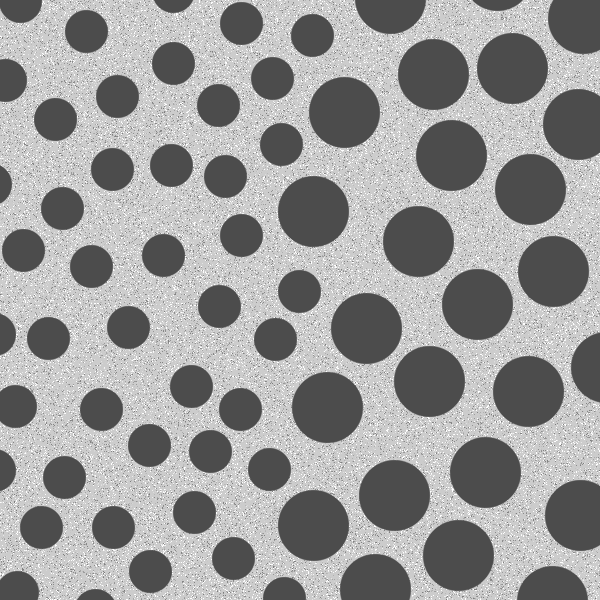
%> input picture Lab4-Morphology-main/assets/blobs.tif, 600 x 600 px
$ octave Task3.m   (GNU Octave 9; MATLAB toolbox functions it lacks are replaced by stand-ins)
%> lines starting %> are read from the running program, lines starting %| are printed output that depends on the picture; in (x1, y1, x2, y2) boxes, pixels count from 0 and x2, y2 are one past the last pixel; in counts of white or black regions, pixels touching at a corner belong together; the program's own positions count from 1
I = imread('assets/blobs.tif');
%> I is the input picture: size 600x600 uint8; min 76, max 255, mean 153.6
I = imcomplement(I);
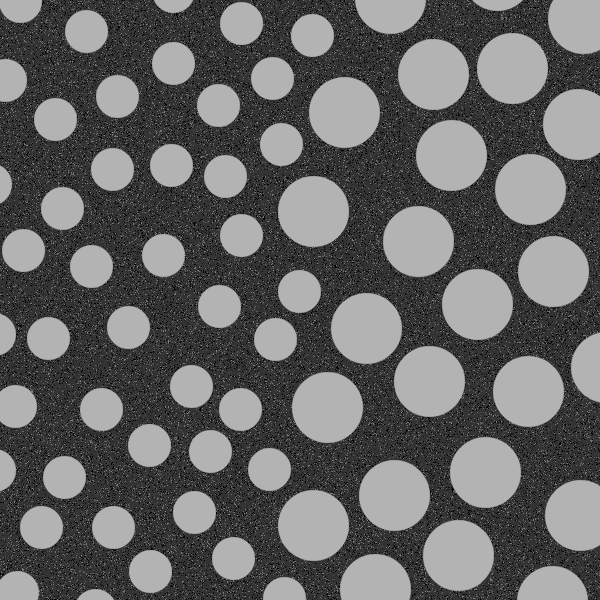
%> I: size 600x600 uint8; min 0, max 179, mean 101.4
level = graythresh(I);
%> level = 0.439
BW = imbinarize(I, level);
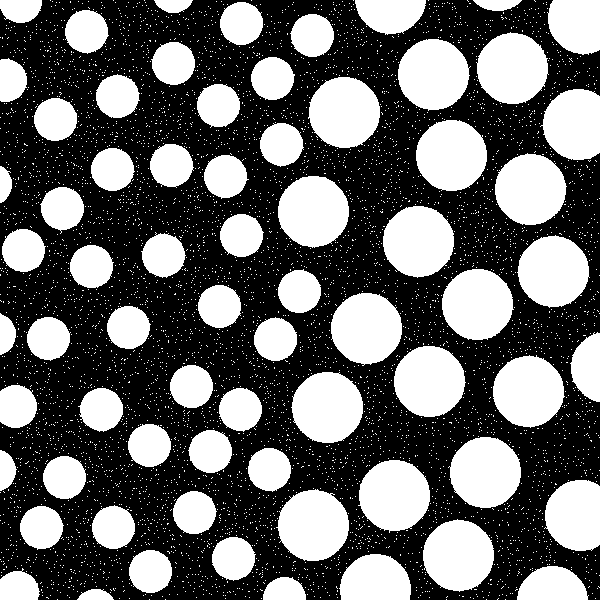
%> BW: size 600x600 logical; 41% white; 5794 white regions (5725 under 20 px), largest, box (x1, y1, x2, y2) and area: (276, 489, 349, 561) 3970, (291, 372, 363, 443) 3966, (476, 32, 549, 104) 3964

w_gauss = fspecial('Gaussian', [5,5], 1.5);
g_gauss = imfilter(BW, w_gauss, 0);
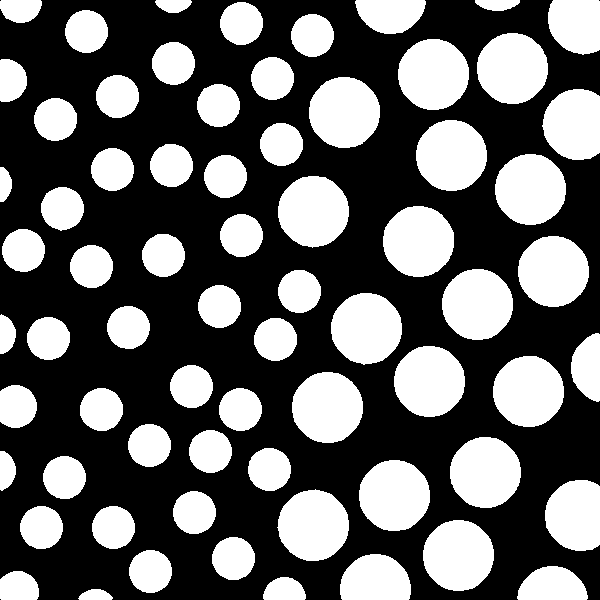
%> g_gauss: size 600x600 logical; 39.2% white; 69 white regions, largest, box (x1, y1, x2, y2) and area: (277, 489, 349, 561) 3964, (383, 206, 454, 277) 3962, (477, 33, 548, 104) 3961
SE = strel("disk", 1);

fe = imerode(BW, SE);
%> fe: size 600x600 logical; 36.7% white; 69 white regions, largest, box (x1, y1, x2, y2) and area: (494, 356, 564, 427) 3761, (332, 294, 401, 364) 3760, (279, 177, 348, 247) 3759
fd = imdilate(fe, SE);
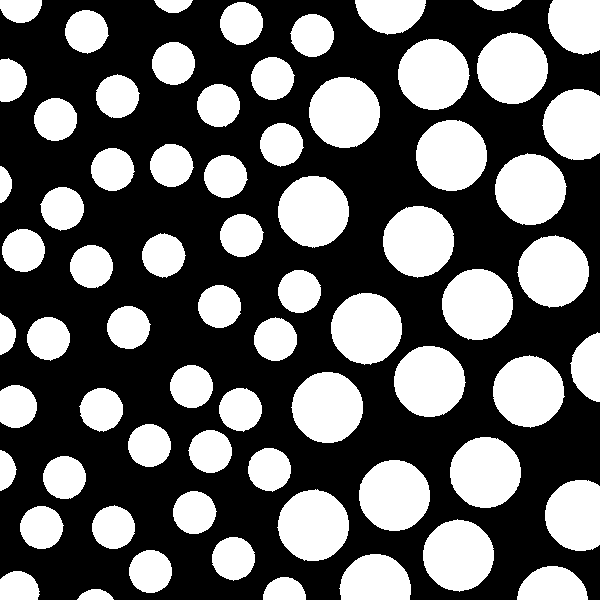
%> fd: size 600x600 logical; 39.1% white; 69 white regions, largest, box (x1, y1, x2, y2) and area: (493, 355, 565, 428) 3957, (398, 39, 470, 110) 3956, (517, 235, 589, 308) 3956
fo = imopen(fd, SE);
fc = imclose(fo, SE);

ie = imerode(g_gauss, SE);
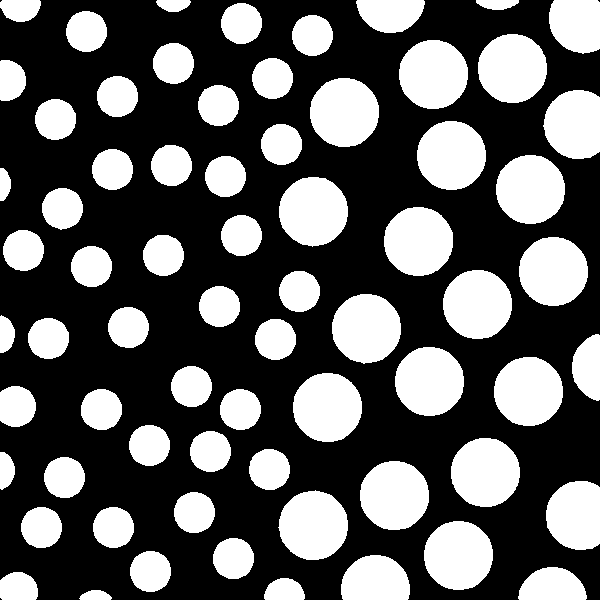
%> ie: size 600x600 logical; 36.7% white; 69 white regions, largest, box (x1, y1, x2, y2) and area: (278, 490, 348, 560) 3767, (478, 34, 547, 103) 3764, (384, 207, 453, 276) 3764
If = g_gauss - ie;
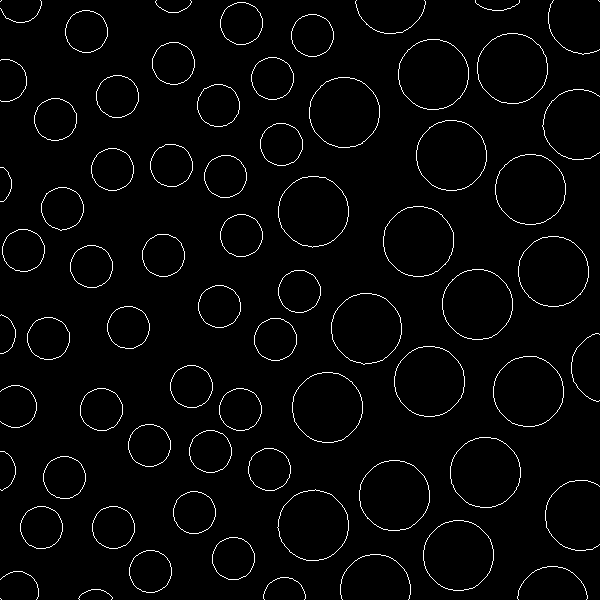
%> If: size 600x600 double; values 0 (black) and 1 (white), 2.4% white in thin lines or dots

montage({I, g_gauss, If}, "size", [1 3])
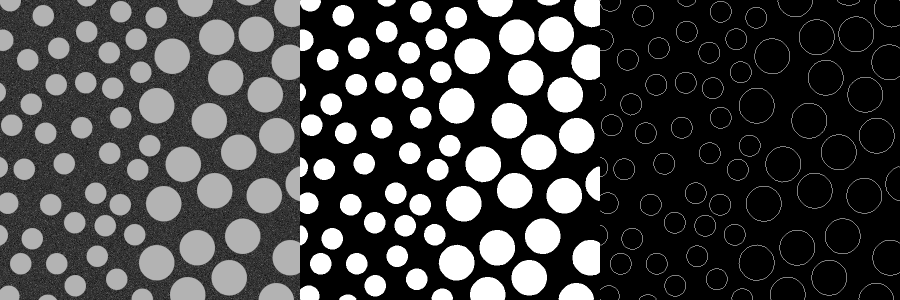
%> displayed picture: size 600x1800, on the screen's scale of 0 to 255 (shown at 1/2 size); min 0, max 255, mean 69.2

$ run again, with Lab4-Morphology-main/assets/fingerprint.tif copied over Lab4-Morphology-main/assets/blobs.tif
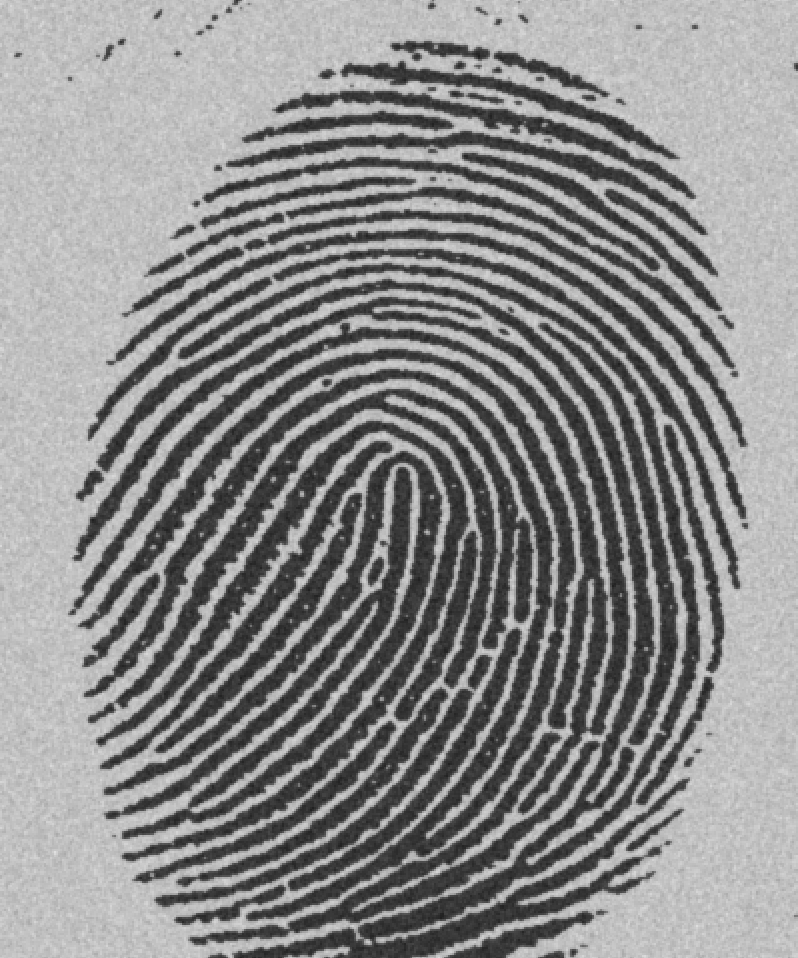
%> input picture Lab4-Morphology-main/assets/fingerprint.tif, 798 x 958 px
%> I is the input picture: size 958x798 uint8; min 29, max 224, mean 140
%> level = 0.506
%> `BW = imbinarize(I, level);`:
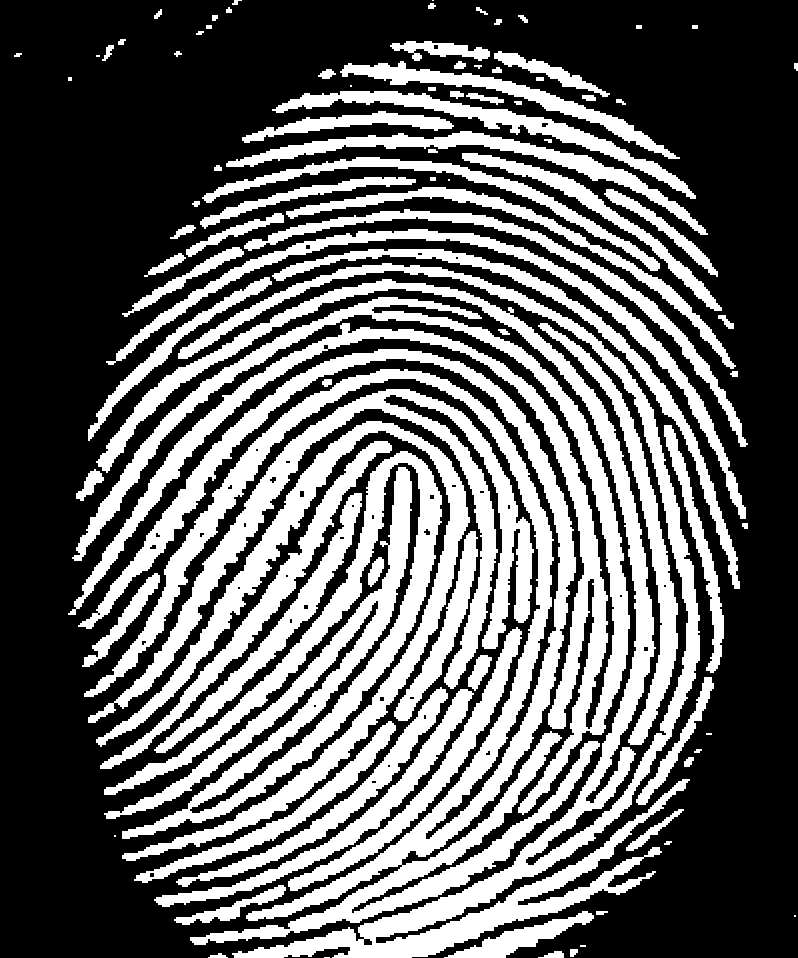
%> BW: size 958x798 logical; 38.1% white; 97 white regions (10 under 20 px), largest, box (x1, y1, x2, y2) and area: (78, 349, 600, 945) 43740, (96, 263, 700, 958) 40222, (68, 297, 630, 815) 29700
%> g_gauss: size 958x798 logical; 38.1% white; 95 white regions (10 under 20 px), largest, box (x1, y1, x2, y2) and area: (79, 349, 600, 945) 43752, (97, 263, 700, 958) 40110, (69, 297, 630, 814) 29698
%> fe: size 958x798 logical; 31.2% white; 104 white regions (39 under 20 px), largest, box (x1, y1, x2, y2) and area: (98, 264, 699, 958) 33057, (80, 350, 575, 920) 28216, (105, 452, 441, 838) 22524
%> fd: size 958x798 logical; 36.8% white; 97 white regions (8 under 20 px), largest, box (x1, y1, x2, y2) and area: (97, 263, 700, 958) 38818, (79, 349, 576, 921) 32556, (73, 297, 630, 814) 28770
%> fc: size 958x798 logical; 36.9% white; 96 white regions (8 under 20 px), largest, box (x1, y1, x2, y2) and area: (97, 263, 700, 958) 38876, (79, 349, 576, 921) 32636, (73, 297, 630, 814) 28799
%> ie: size 958x798 logical; 32.3% white; 95 white regions (35 under 20 px), largest, box (x1, y1, x2, y2) and area: (98, 264, 699, 958) 34191, (80, 350, 575, 920) 29156, (74, 298, 629, 813) 25246
%> If: size 958x798 double; values 0 (black) and 1 (white), 5.8% white in thin lines or dots
%> `montage({I, g_gauss, If}, "size", [1 3])`:
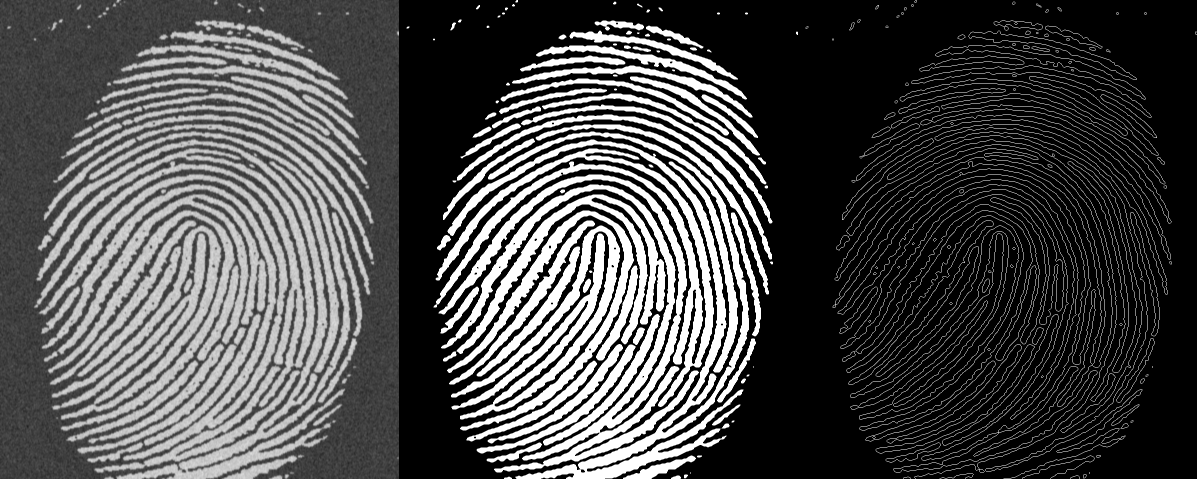
%> displayed picture: size 958x2394, on the screen's scale of 0 to 255 (shown at 1/2 size); min 0, max 255, mean 75.6
